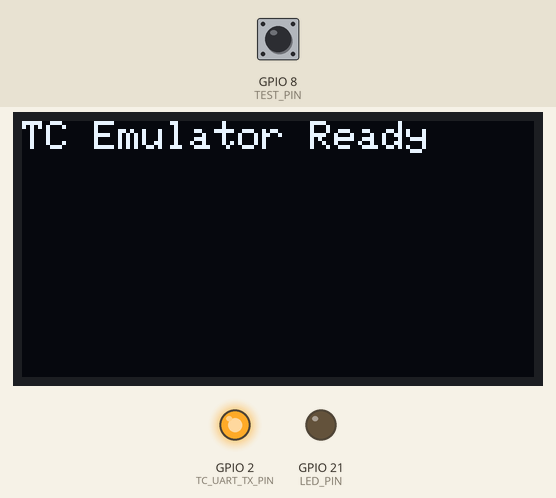
The sketch below on a simulated ESP32-S3. On the bench: 128×64 one-colour display, output pins drawn as LEDs (lit = HIGH). Dashed ring = blinking. The test bench sets the inputs (shaded band); at power-on: GPIO 8 (TEST_PIN) HIGH. What the sketch prints to the serial monitor is not drawn.

Above: at 0.1 s.
At 1.6 s:
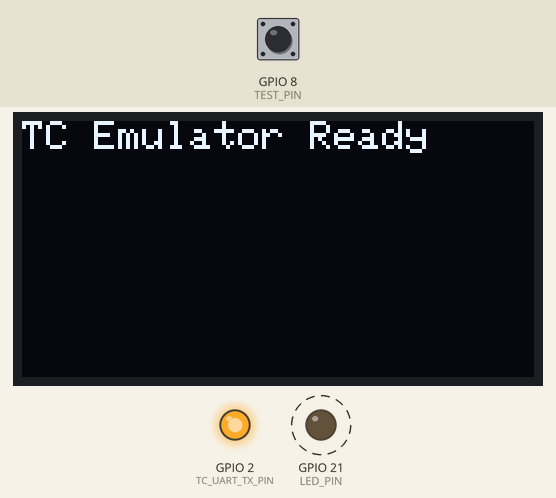
At 9.11 s:
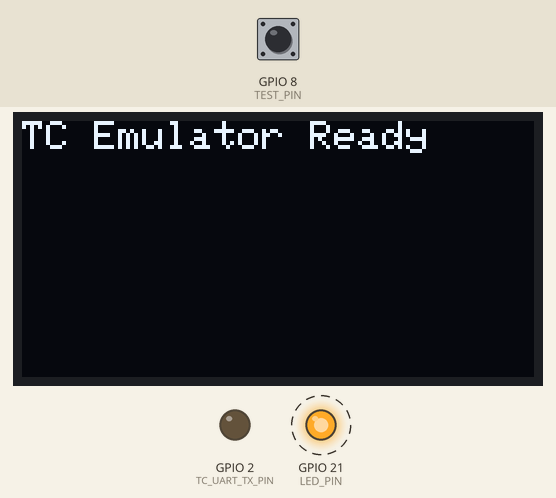
At 129.85 s:
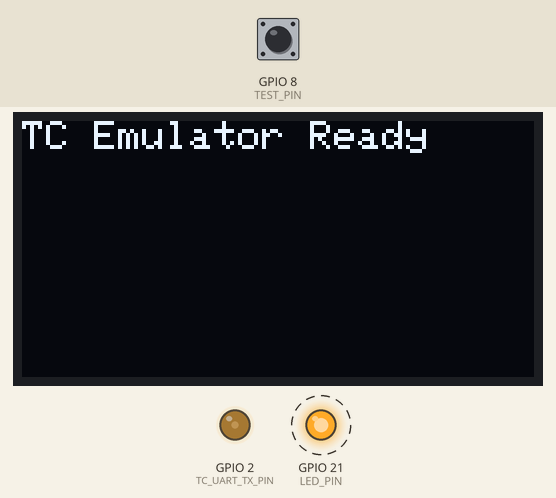
Timing chart, 0 to 130.0 s (numbered marks = the images above):
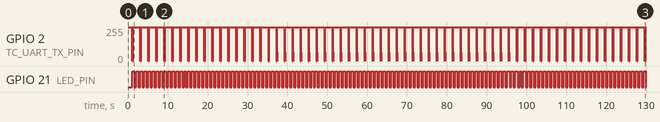

The sketch:

ESP32_TC_Emuretor_for_Test.ino
```cpp
// ==============================
// TC Emulator for ESP32-S3
// 300bps BitBang通信 / OLED表示 / FreeRTOS構成
// ==============================

#include <Arduino.h>
#include <Adafruit_SSD1306.h>
#include <Wire.h>

// ======= ピン定義 =======
#define PI_UART_TX_PIN 43   // 未使用（予約）
#define PI_UART_RX_PIN 44   // 未使用（予約）
#define TC_UART_TX_PIN 2    // BitBang送信
#define TC_UART_RX_PIN 3    // BitBang受信
#define TEST_PIN       8    // テスト用トグルスイッチ
#define LED_PIN       21    // 動作インジケータLED
#define OLED_SDA_PIN   4
#define OLED_SCL_PIN   5

// ======= 通信設定 =======
#define BAUD_RATE       300
#define BIT_DURATION_US (1000000 / BAUD_RATE)

// ======= OLED定義 =======
#define SCREEN_WIDTH 128
#define SCREEN_HEIGHT 64
Adafruit_SSD1306 display(SCREEN_WIDTH, SCREEN_HEIGHT, &Wire, -1);

// ======= グローバル変数 =======
uint8_t recvBuffer[6];
QueueHandle_t sendQueue;

// ======= テストパケット =======
const uint8_t testPacket[6] = { 0x01, 0x06, 0x05, 0x00, 0x00, 0x0C };

// ==============================
// シリアルへデバッグログ
// ==============================
void logPacket(const char* label, const uint8_t* data, size_t len) {
  Serial.print(label);
  for (size_t i = 0; i < len; i++) {
    Serial.printf(" %02X", data[i]);
  }
  Serial.println();
}


// ==============================
// OLED初期化と表示（setup時のみ）
// ==============================
void initOLED() {
  Wire.begin(OLED_SDA_PIN, OLED_SCL_PIN);
  if (!display.begin(SSD1306_SWITCHCAPVCC, 0x3C)) {
    // OLEDエラー
    return;
  }
  display.clearDisplay();
  display.setTextSize(1);
  display.setTextColor(SSD1306_WHITE);
  display.setCursor(0, 0);
  display.println("TC Emulator Ready");
  display.display();
  delay(1000);
}

// ==============================
// ビットバンギング送信 (300bps)
// ==============================
void bitBangSendByte(uint8_t b) {
  digitalWrite(TC_UART_TX_PIN, LOW); // Start bit
  delayMicroseconds(BIT_DURATION_US + BIT_DURATION_US / 2);
  for (int i = 0; i < 8; i++) {
    digitalWrite(TC_UART_TX_PIN, (b >> i) & 0x01); // LSBファースト
    delayMicroseconds(BIT_DURATION_US);
  }
  digitalWrite(TC_UART_TX_PIN, HIGH); // Stop bit
  delayMicroseconds(BIT_DURATION_US);
}

void sendPacket(const uint8_t* data, size_t len) {
  for (size_t i = 0; i < len; i++) {
    bitBangSendByte(data[i]);
  }
}

// ==============================
// ビットバンギング受信（6バイト）
// ==============================
bool bitBangReceivePacket(uint8_t* buffer, size_t len) {
  for (size_t i = 0; i < len; i++) {
    // スタートビット待ち
    while (digitalRead(TC_UART_RX_PIN) == HIGH) {
      vTaskDelay(1);
    }
    delayMicroseconds(BIT_DURATION_US + BIT_DURATION_US / 2); // 中央に合わせる

    uint8_t byte = 0;
    for (int bit = 0; bit < 8; bit++) {
      byte |= (digitalRead(TC_UART_RX_PIN) << bit);
      delayMicroseconds(BIT_DURATION_US);
    }

    // ストップビット（無視）
    delayMicroseconds(BIT_DURATION_US);

    buffer[i] = byte;
  }
  return true;
}

// ==============================
// Task: BitBang受信 → 送信キューへ
// ==============================
void TaskBitBangReceive(void* pvParameters) {
  for (;;) {
    if (digitalRead(TEST_PIN) == HIGH) {
      logPacket("[RECV]", recvBuffer, 6);
      uint8_t tempBuf[6];
      memcpy(tempBuf, &testPacket, 6);
      xQueueSend(sendQueue, &tempBuf, portMAX_DELAY);
      vTaskDelay(pdMS_TO_TICKS(2000));
    } else {
      if (bitBangReceivePacket(recvBuffer, 6)) {
        uint8_t tempBuf[6];
        memcpy(tempBuf, recvBuffer, 6);
        xQueueSend(sendQueue, &tempBuf, portMAX_DELAY);
      }
    }
    vTaskDelay(pdMS_TO_TICKS(10));
  }
}

// ==============================
// Task: BitBang送信（エコーバック）
// ==============================
void TaskBitBangSend(void* pvParameters) {
  uint8_t packet[6];
  for (;;) {
    if (xQueueReceive(sendQueue, &packet, portMAX_DELAY) == pdTRUE) {
      sendPacket(packet, 6);
    }
    vTaskDelay(pdMS_TO_TICKS(10));
  }
}

// ==============================
// Task: LED点滅
// ==============================
void TaskLED(void* pvParameters) {
  for (;;) {
    digitalWrite(LED_PIN, HIGH);
    vTaskDelay(pdMS_TO_TICKS(500));
    digitalWrite(LED_PIN, LOW);
    vTaskDelay(pdMS_TO_TICKS(500));
  }
}

// ==============================
// setup()
// ==============================
void setup() {
  pinMode(TC_UART_TX_PIN, OUTPUT);
  pinMode(TC_UART_RX_PIN, INPUT_PULLUP);
  pinMode(LED_PIN, OUTPUT);
  pinMode(TEST_PIN, INPUT_PULLUP);
  digitalWrite(TC_UART_TX_PIN, HIGH); // idle high

  initOLED();

  sendQueue = xQueueCreate(4, sizeof(recvBuffer));
  xTaskCreatePinnedToCore(TaskBitBangReceive, "Receive", 2048, NULL, 1, NULL, 0);
  xTaskCreatePinnedToCore(TaskBitBangSend, "Send", 2048, NULL, 1, NULL, 0);
  xTaskCreatePinnedToCore(TaskLED, "LED", 1024, NULL, 1, NULL, 1);
}

// ==============================
// loop()
// ==============================
void loop() {
  // FreeRTOSに完全移譲
}
```

Measured:
- by itself, GPIO 2 (TC_UART_TX_PIN): repeats every 2.0 s: 255/255 0.04 s, 64/255 0.08 s, 0/255 0.05 s, 255/255 1.8 s, 0/255 0.02 s
- by itself, GPIO 21 (LED_PIN): alternates HIGH for 0.50 s and LOW for 0.50 s
